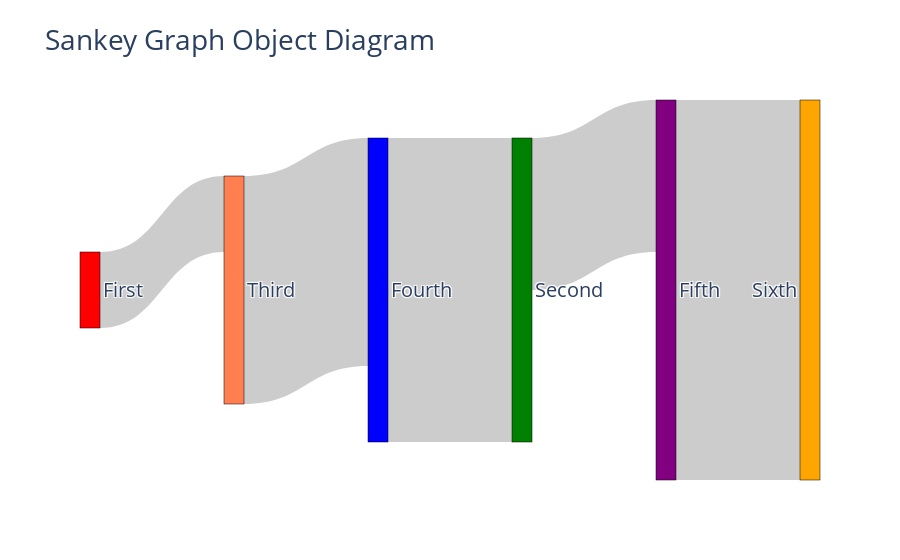

The notebook cell this image was saved under:
### Markdown cell above
## Sankey Graph Object Diagram

### Code cell
import plotly.graph_objects as go

colors = ['red',
 'green',
 'coral',
 'blue',
 'purple',
 'orange']

fig = go.Figure(data=[go.Sankey(
    node = dict(
      pad = 15,
      thickness = 20,
      line = dict(color = "black", width = 0.5),
      label = ["First", "Second", "Third", "Fourth", "Fifth", "Sixth"],
      color = colors
    ),
    link = dict(
      source = [0,1,2,3,4], 
      target = [2,4,3,1,5],
      value = [2, 4, 6, 8, 10]
    )  
    # link = dict(
    #   source = [0,1,2,3,4], 
    #   target = [1,2,3,4,5],
    #   value = [2, 4, 6, 8, 10]
    # )
    )])

fig.update_layout(title_text="Sankey Graph Object Diagram", 
                  font=dict(size=20))
fig.show()

### Figure 1 — Plotly figure (JSON) as saved in the notebook; plotly's stock layout.template omitted (floating-point values rounded to 4 significant figures)
{"data": [{"link": {"source": [0, 1, 2, 3, 4], "target": [2, 4, 3, 1, 5], "value": [2, 4, 6, 8, 10]}, "node": {"color": ["red", "green", "coral", "blue", "purple", "orange"], "label": ["First", "Second", "Third", "Fourth", "Fifth", "Sixth"], "line": {"color": "black", "width": 0.5}, "pad": 15, "thickness": 20}, "type": "sankey"}], "layout": {"font": {"size": 20}, "title": {"text": "Sankey Graph Object Diagram"}}}
